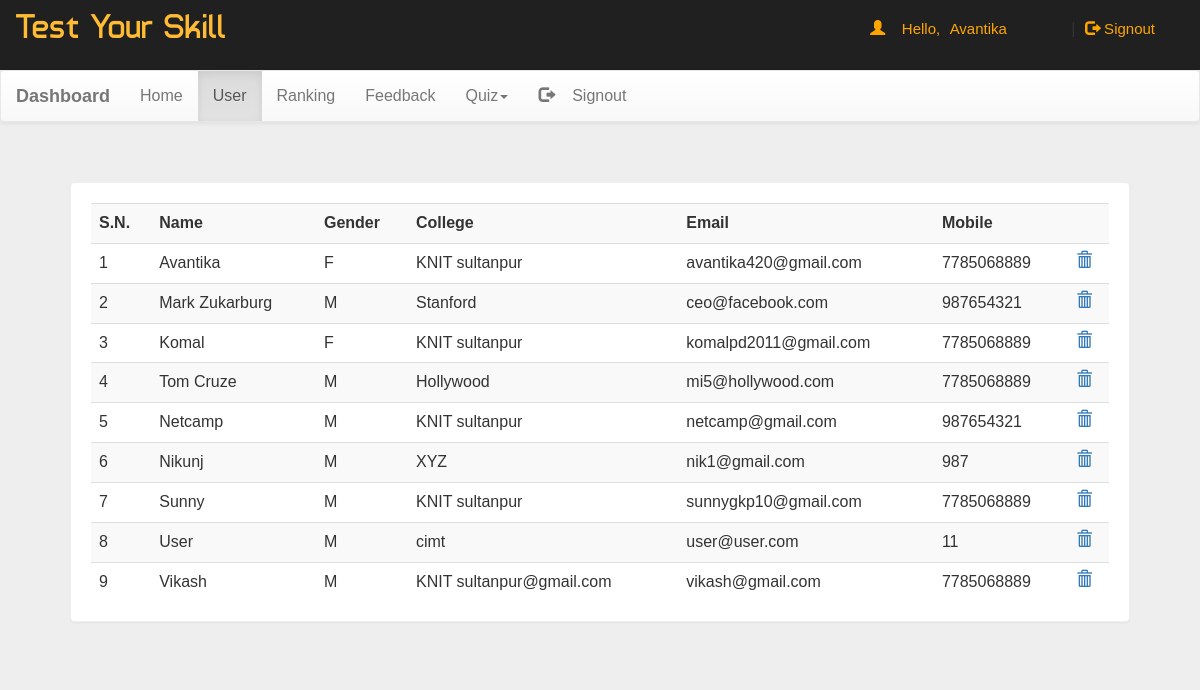
/dash.php?q=1 (signed in), run on an earlier commit of the app's database.
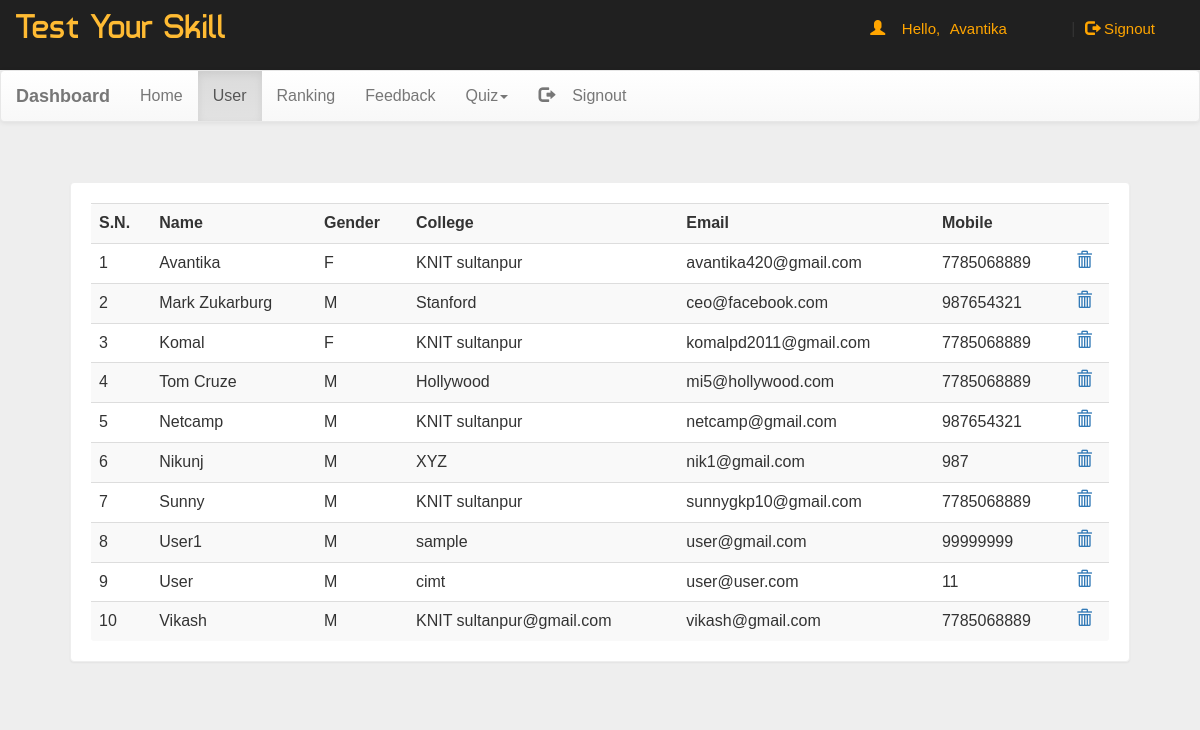
And on a later commit of the database.
### tables this page shows
CREATE TABLE `user` (
  `name` varchar(50) NOT NULL,
  `gender` varchar(5) NOT NULL,
  `college` varchar(100) NOT NULL,
  `email` varchar(50) NOT NULL,
  `mob` bigint(20) NOT NULL,
  `password` varchar(50) NOT NULL
);

### dash.php (the view, shortened to what this page needs)
<!DOCTYPE html PUBLIC "-//W3C//DTD XHTML 1.0 Transitional//EN" "http://www.w3.org/TR/xhtml1/DTD/xhtml1-transitional.dtd">
<html xmlns="http://www.w3.org/1999/xhtml">
<head>
<link  rel="stylesheet" href="css/bootstrap.min.css"/>
 <link  rel="stylesheet" href="css/bootstrap-theme.min.css"/>
 <link rel="stylesheet" href="css/main.css">
 <link  rel="stylesheet" href="css/font.css">
</head>
<body  style="background:#eee;">
<div class="header">
<div class="row">
<div class="col-lg-6">
<span class="logo">Test Your Skill</span></div>
<?php
 include_once 'dbConnection.php';
  if(!(isset($_SESSION['email']))){
header("location:index.php");
}
else
{
$name = $_SESSION['name'];;
echo '<span class="pull-right top title1" ><span class="log1"><span class="glyphicon glyphicon-user" aria-hidden="true"></span>&nbsp;&nbsp;&nbsp;&nbsp;Hello,</span> <a href="account.php" class="log log1">'.$name.'</a>&nbsp;|&nbsp;<a href="logout.php?q=account.php" class="log"><span class="glyphicon glyphicon-log-out" aria-hidden="true"></span>&nbsp;Signout</button></a></span>';
}?>
</div></div>
<nav class="navbar navbar-default title1">
  <div class="container-fluid">
    <div class="navbar-header">
      <a class="navbar-brand" href="dash.php?q=0"><b>Dashboard</b></a>
    </div>
    <div class="collapse navbar-collapse" id="bs-example-navbar-collapse-1">
      <ul class="nav navbar-nav">
        <li <?php if(@$_GET['q']==0) echo'class="active"'; ?>><a href="dash.php?q=0">Home<span class="sr-only">(current)</span></a></li>
        <li <?php if(@$_GET['q']==1) echo'class="active"'; ?>><a href="dash.php?q=1">User</a></li>
		<li <?php if(@$_GET['q']==2) echo'class="active"'; ?>><a href="dash.php?q=2">Ranking</a></li>
		<li <?php if(@$_GET['q']==3) echo'class="active"'; ?>><a href="dash.php?q=3">Feedback</a></li>
        <li class="dropdown <?php if(@$_GET['q']==4 || @$_GET['q']==5) echo'active"'; ?>">
          <a href="#" class="dropdown-toggle" data-toggle="dropdown" role="button" aria-haspopup="true" aria-expanded="false">Quiz<span class="caret"></span></a>
        </li><li class="pull-right"> <a href="logout.php?q=account.php"><span class="glyphicon glyphicon-log-out" aria-hidden="true"></span>&nbsp;&nbsp;&nbsp;&nbsp;Signout</a></li>
      </ul>
          </div>
  </div>
</nav>
<div class="container">
<div class="row">
<div class="col-md-12">
<?php if(@$_GET['q']==1) {
$result = mysqli_query($con,"SELECT * FROM user") or die('Error');
echo  '<div class="panel"><div class="table-responsive"><table class="table table-striped title1">
<tr><td><b>S.N.</b></td><td><b>Name</b></td><td><b>Gender</b></td><td><b>College</b></td><td><b>Email</b></td><td><b>Mobile</b></td><td></td></tr>';
$c=1;
while($row = mysqli_fetch_array($result)) {
	$name = $row['name'];
	$mob = $row['mob'];
	$gender = $row['gender'];
    $email = $row['email'];
	$college = $row['college'];
	echo '<tr><td>'.$c++.'</td><td>'.$name.'</td><td>'.$gender.'</td><td>'.$college.'</td><td>'.$email.'</td><td>'.$mob.'</td>
	<td><a title="Delete User" href="update.php?demail='.$email.'"><b><span class="glyphicon glyphicon-trash" aria-hidden="true"></span></b></a></td></tr>';
}
echo '</table></div></div>';
}?>
</div>
</div></div>
</body>
</html>

### css/main.css (style rules this page uses)
body { overflow-x:hidden; width:100%; font: 15px "Century Gothic", "Times Roman", sans-serif; background:#eee; min-height:550px; background-attachment:fixed; }
.panel { border-color:#eee; margin:40px; padding:20px; font: 15px "Century Gothic", "Times Roman", sans-serif; }
.header { background:#202020; height:70px; }
.logo { font-family:'typo'; font-size:35px; color:#ffbb33; margin:15px; }
.title1 { font: 16px "Century Gothic", "Times Roman", sans-serif; }
.top { margin-top:20px; }
.log1 { font: 15px 'Ubuntu', sans-serif; color:orange; margin-left:10px; }
.log { margin:10px; margin-right:60px; margin-left:5px; color:orange; text-decoration:none; font-size:20px; font-size:15px; }

What changed in the data, as far as the page shows it:
added user: name "User1", gender "M", college "sample", email "user@gmail.com", mob "99999999"
